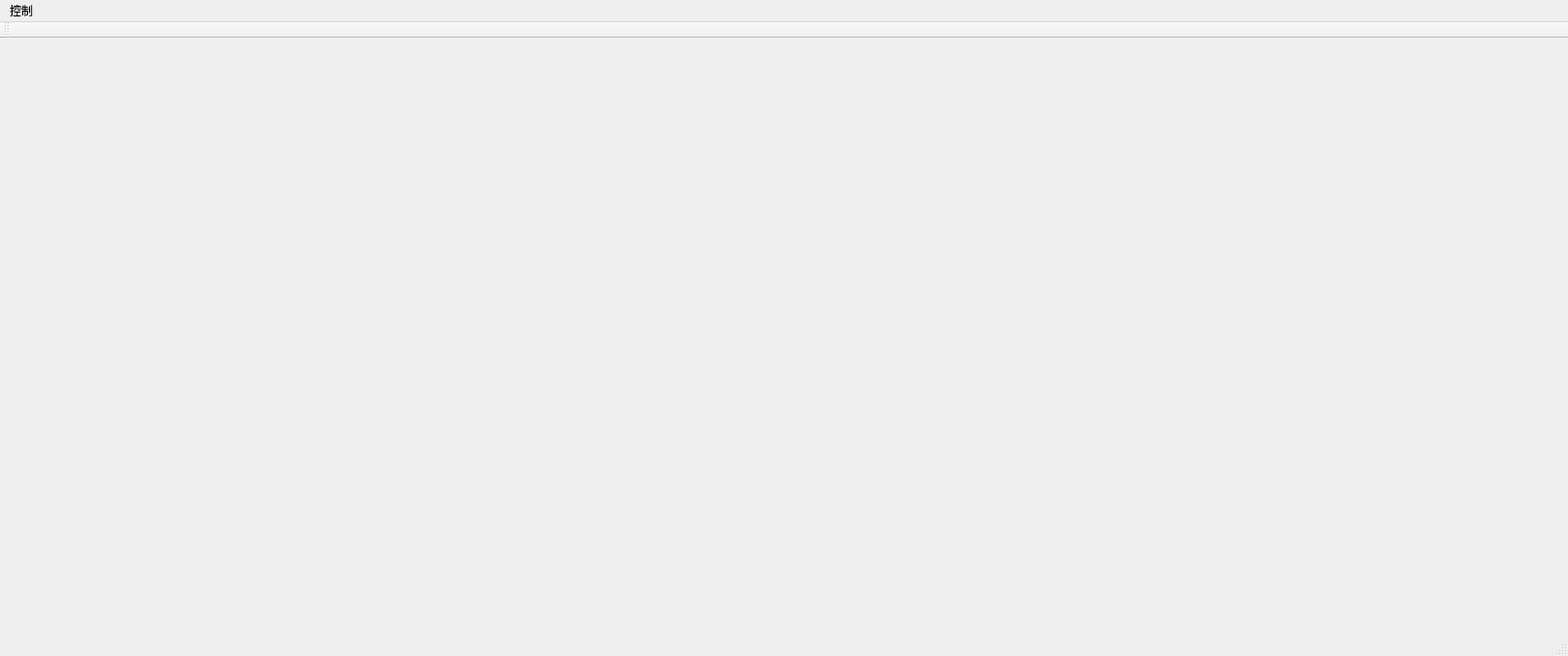
<?xml version="1.0" encoding="UTF-8"?>
<ui version="4.0">
 <class>MainWindow</class>
 <widget class="QMainWindow" name="MainWindow">
  <property name="geometry">
   <rect>
    <x>0</x>
    <y>0</y>
    <width>1623</width>
    <height>679</height>
   </rect>
  </property>
  <property name="windowTitle">
   <string>MainWindow</string>
  </property>
  <widget class="QWidget" name="centralWidget">
   <widget class="QWidget" name="gridWidget" native="true">
    <property name="geometry">
     <rect>
      <x>220</x>
      <y>30</y>
      <width>561</width>
      <height>301</height>
     </rect>
    </property>
    <layout class="QGridLayout" name="gridLayout"/>
   </widget>
  </widget>
  <widget class="QToolBar" name="mainToolBar">
   <attribute name="toolBarArea">
    <enum>TopToolBarArea</enum>
   </attribute>
   <attribute name="toolBarBreak">
    <bool>false</bool>
   </attribute>
  </widget>
  <widget class="QStatusBar" name="statusBar"/>
  <widget class="QMenuBar" name="menuBar">
   <property name="geometry">
    <rect>
     <x>0</x>
     <y>0</y>
     <width>1623</width>
     <height>28</height>
    </rect>
   </property>
   <widget class="QMenu" name="menu">
    <property name="title">
     <string>控制</string>
    </property>
    <addaction name="action"/>
   </widget>
   <addaction name="menu"/>
  </widget>
  <action name="action">
   <property name="text">
    <string>总控制</string>
   </property>
  </action>
 </widget>
 <layoutdefault spacing="6" margin="11"/>
 <resources/>
 <connections/>
</ui>
